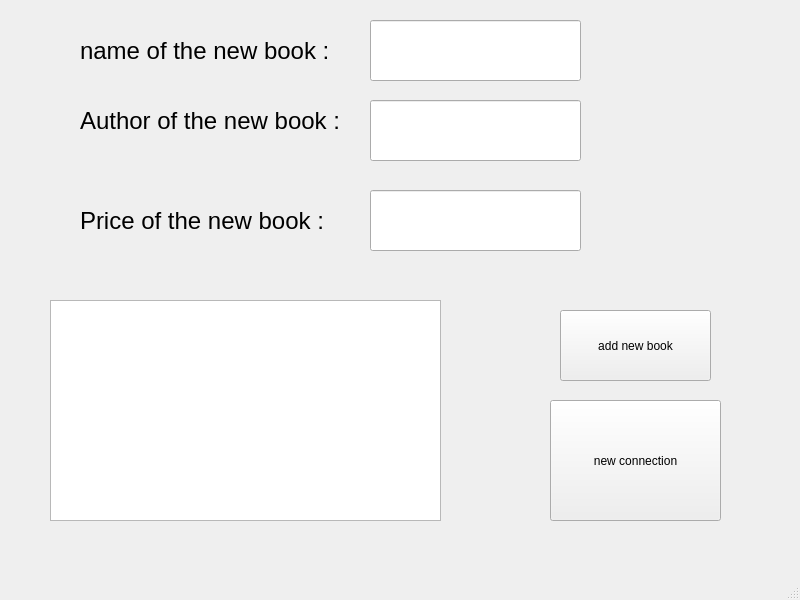
<?xml version="1.0" encoding="UTF-8"?>
<ui version="4.0">
 <class>Client</class>
 <widget class="QMainWindow" name="Client">
  <property name="geometry">
   <rect>
    <x>0</x>
    <y>0</y>
    <width>800</width>
    <height>600</height>
   </rect>
  </property>
  <property name="windowTitle">
   <string>Client</string>
  </property>
  <widget class="QWidget" name="centralwidget">
   <widget class="QLabel" name="label">
    <property name="geometry">
     <rect>
      <x>80</x>
      <y>0</y>
      <width>261</width>
      <height>101</height>
     </rect>
    </property>
    <property name="font">
     <font>
      <pointsize>18</pointsize>
     </font>
    </property>
    <property name="text">
     <string>name of the new book :</string>
    </property>
   </widget>
   <widget class="QLineEdit" name="bookName">
    <property name="geometry">
     <rect>
      <x>370</x>
      <y>20</y>
      <width>211</width>
      <height>61</height>
     </rect>
    </property>
    <property name="font">
     <font>
      <pointsize>18</pointsize>
     </font>
    </property>
    <property name="text">
     <string/>
    </property>
   </widget>
   <widget class="QPushButton" name="pushButton">
    <property name="geometry">
     <rect>
      <x>550</x>
      <y>400</y>
      <width>171</width>
      <height>121</height>
     </rect>
    </property>
    <property name="text">
     <string>new connection</string>
    </property>
   </widget>
   <widget class="QLineEdit" name="bookPrice">
    <property name="geometry">
     <rect>
      <x>370</x>
      <y>190</y>
      <width>211</width>
      <height>61</height>
     </rect>
    </property>
    <property name="font">
     <font>
      <pointsize>18</pointsize>
     </font>
    </property>
    <property name="text">
     <string/>
    </property>
   </widget>
   <widget class="QLabel" name="label_2">
    <property name="geometry">
     <rect>
      <x>80</x>
      <y>170</y>
      <width>261</width>
      <height>101</height>
     </rect>
    </property>
    <property name="font">
     <font>
      <pointsize>18</pointsize>
     </font>
    </property>
    <property name="text">
     <string>Price of the new book :</string>
    </property>
   </widget>
   <widget class="QTextEdit" name="ted">
    <property name="geometry">
     <rect>
      <x>50</x>
      <y>300</y>
      <width>391</width>
      <height>221</height>
     </rect>
    </property>
   </widget>
   <widget class="QLabel" name="label_3">
    <property name="geometry">
     <rect>
      <x>80</x>
      <y>70</y>
      <width>261</width>
      <height>101</height>
     </rect>
    </property>
    <property name="font">
     <font>
      <pointsize>18</pointsize>
     </font>
    </property>
    <property name="text">
     <string>Author of the new book :</string>
    </property>
   </widget>
   <widget class="QLineEdit" name="book_author">
    <property name="geometry">
     <rect>
      <x>370</x>
      <y>100</y>
      <width>211</width>
      <height>61</height>
     </rect>
    </property>
    <property name="font">
     <font>
      <pointsize>18</pointsize>
     </font>
    </property>
    <property name="text">
     <string/>
    </property>
   </widget>
   <widget class="QPushButton" name="pushButton_2">
    <property name="geometry">
     <rect>
      <x>560</x>
      <y>310</y>
      <width>151</width>
      <height>71</height>
     </rect>
    </property>
    <property name="text">
     <string>add new book</string>
    </property>
   </widget>
  </widget>
  <widget class="QMenuBar" name="menubar">
   <property name="geometry">
    <rect>
     <x>0</x>
     <y>0</y>
     <width>800</width>
     <height>23</height>
    </rect>
   </property>
  </widget>
  <widget class="QStatusBar" name="statusbar"/>
 </widget>
 <resources/>
 <connections/>
</ui>
